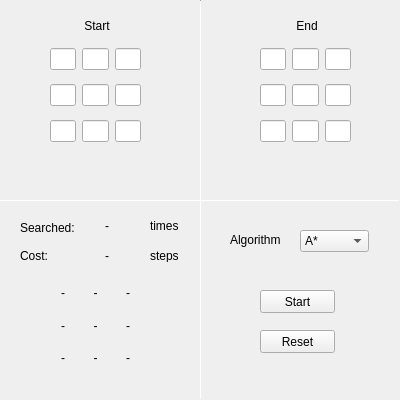
<?xml version="1.0" encoding="UTF-8"?>
<ui version="4.0">
 <class>MainWindow</class>
 <widget class="QMainWindow" name="MainWindow">
  <property name="geometry">
   <rect>
    <x>0</x>
    <y>0</y>
    <width>400</width>
    <height>400</height>
   </rect>
  </property>
  <property name="sizePolicy">
   <sizepolicy hsizetype="Preferred" vsizetype="Preferred">
    <horstretch>0</horstretch>
    <verstretch>0</verstretch>
   </sizepolicy>
  </property>
  <property name="minimumSize">
   <size>
    <width>400</width>
    <height>400</height>
   </size>
  </property>
  <property name="maximumSize">
   <size>
    <width>400</width>
    <height>400</height>
   </size>
  </property>
  <property name="windowTitle">
   <string>EightDigitProblem</string>
  </property>
  <widget class="QWidget" name="centralwidget">
   <widget class="QWidget" name="StartInputWidget" native="true">
    <property name="geometry">
     <rect>
      <x>50</x>
      <y>40</y>
      <width>91</width>
      <height>111</height>
     </rect>
    </property>
    <layout class="QGridLayout" name="gridLayout">
     <item row="0" column="0">
      <widget class="QLineEdit" name="start0">
       <property name="maxLength">
        <number>1</number>
       </property>
       <property name="alignment">
        <set>Qt::AlignCenter</set>
       </property>
      </widget>
     </item>
     <item row="0" column="1">
      <widget class="QLineEdit" name="start1">
       <property name="maxLength">
        <number>1</number>
       </property>
       <property name="alignment">
        <set>Qt::AlignCenter</set>
       </property>
      </widget>
     </item>
     <item row="0" column="2">
      <widget class="QLineEdit" name="start2">
       <property name="maxLength">
        <number>1</number>
       </property>
       <property name="alignment">
        <set>Qt::AlignCenter</set>
       </property>
      </widget>
     </item>
     <item row="1" column="0">
      <widget class="QLineEdit" name="start3">
       <property name="maxLength">
        <number>1</number>
       </property>
       <property name="alignment">
        <set>Qt::AlignCenter</set>
       </property>
      </widget>
     </item>
     <item row="1" column="1">
      <widget class="QLineEdit" name="start4">
       <property name="maxLength">
        <number>1</number>
       </property>
       <property name="alignment">
        <set>Qt::AlignCenter</set>
       </property>
      </widget>
     </item>
     <item row="1" column="2">
      <widget class="QLineEdit" name="start5">
       <property name="maxLength">
        <number>1</number>
       </property>
       <property name="alignment">
        <set>Qt::AlignCenter</set>
       </property>
      </widget>
     </item>
     <item row="2" column="0">
      <widget class="QLineEdit" name="start6">
       <property name="maxLength">
        <number>1</number>
       </property>
       <property name="alignment">
        <set>Qt::AlignCenter</set>
       </property>
      </widget>
     </item>
     <item row="2" column="1">
      <widget class="QLineEdit" name="start7">
       <property name="maxLength">
        <number>1</number>
       </property>
       <property name="alignment">
        <set>Qt::AlignCenter</set>
       </property>
      </widget>
     </item>
     <item row="2" column="2">
      <widget class="QLineEdit" name="start8">
       <property name="maxLength">
        <number>1</number>
       </property>
       <property name="alignment">
        <set>Qt::AlignCenter</set>
       </property>
      </widget>
     </item>
    </layout>
   </widget>
   <widget class="QWidget" name="EndInputWidget" native="true">
    <property name="geometry">
     <rect>
      <x>260</x>
      <y>40</y>
      <width>91</width>
      <height>111</height>
     </rect>
    </property>
    <layout class="QGridLayout" name="gridLayout_2">
     <item row="0" column="0">
      <widget class="QLineEdit" name="end0">
       <property name="maxLength">
        <number>1</number>
       </property>
       <property name="alignment">
        <set>Qt::AlignCenter</set>
       </property>
      </widget>
     </item>
     <item row="0" column="1">
      <widget class="QLineEdit" name="end1">
       <property name="maxLength">
        <number>1</number>
       </property>
       <property name="alignment">
        <set>Qt::AlignCenter</set>
       </property>
      </widget>
     </item>
     <item row="0" column="2">
      <widget class="QLineEdit" name="end2">
       <property name="maxLength">
        <number>1</number>
       </property>
       <property name="alignment">
        <set>Qt::AlignCenter</set>
       </property>
      </widget>
     </item>
     <item row="1" column="0">
      <widget class="QLineEdit" name="end3">
       <property name="maxLength">
        <number>1</number>
       </property>
       <property name="alignment">
        <set>Qt::AlignCenter</set>
       </property>
      </widget>
     </item>
     <item row="1" column="1">
      <widget class="QLineEdit" name="end4">
       <property name="maxLength">
        <number>1</number>
       </property>
       <property name="alignment">
        <set>Qt::AlignCenter</set>
       </property>
      </widget>
     </item>
     <item row="1" column="2">
      <widget class="QLineEdit" name="end5">
       <property name="maxLength">
        <number>1</number>
       </property>
       <property name="alignment">
        <set>Qt::AlignCenter</set>
       </property>
      </widget>
     </item>
     <item row="2" column="0">
      <widget class="QLineEdit" name="end6">
       <property name="maxLength">
        <number>1</number>
       </property>
       <property name="alignment">
        <set>Qt::AlignCenter</set>
       </property>
      </widget>
     </item>
     <item row="2" column="1">
      <widget class="QLineEdit" name="end7">
       <property name="maxLength">
        <number>1</number>
       </property>
       <property name="alignment">
        <set>Qt::AlignCenter</set>
       </property>
      </widget>
     </item>
     <item row="2" column="2">
      <widget class="QLineEdit" name="end8">
       <property name="maxLength">
        <number>1</number>
       </property>
       <property name="alignment">
        <set>Qt::AlignCenter</set>
       </property>
      </widget>
     </item>
    </layout>
   </widget>
   <widget class="Line" name="line">
    <property name="geometry">
     <rect>
      <x>0</x>
      <y>200</y>
      <width>400</width>
      <height>1</height>
     </rect>
    </property>
    <property name="orientation">
     <enum>Qt::Horizontal</enum>
    </property>
   </widget>
   <widget class="Line" name="line_2">
    <property name="geometry">
     <rect>
      <x>200</x>
      <y>0</y>
      <width>1</width>
      <height>400</height>
     </rect>
    </property>
    <property name="orientation">
     <enum>Qt::Vertical</enum>
    </property>
   </widget>
   <widget class="QLabel" name="StartLabel">
    <property name="geometry">
     <rect>
      <x>70</x>
      <y>20</y>
      <width>54</width>
      <height>12</height>
     </rect>
    </property>
    <property name="text">
     <string>Start</string>
    </property>
    <property name="textFormat">
     <enum>Qt::AutoText</enum>
    </property>
    <property name="alignment">
     <set>Qt::AlignCenter</set>
    </property>
   </widget>
   <widget class="QLabel" name="EndLabel">
    <property name="geometry">
     <rect>
      <x>280</x>
      <y>20</y>
      <width>54</width>
      <height>12</height>
     </rect>
    </property>
    <property name="text">
     <string>End</string>
    </property>
    <property name="textFormat">
     <enum>Qt::AutoText</enum>
    </property>
    <property name="alignment">
     <set>Qt::AlignCenter</set>
    </property>
   </widget>
   <widget class="QPushButton" name="startButton">
    <property name="geometry">
     <rect>
      <x>260</x>
      <y>290</y>
      <width>75</width>
      <height>23</height>
     </rect>
    </property>
    <property name="text">
     <string>Start</string>
    </property>
   </widget>
   <widget class="QPushButton" name="resetButton">
    <property name="geometry">
     <rect>
      <x>260</x>
      <y>330</y>
      <width>75</width>
      <height>23</height>
     </rect>
    </property>
    <property name="text">
     <string>Reset</string>
    </property>
   </widget>
   <widget class="QWidget" name="widget" native="true">
    <property name="geometry">
     <rect>
      <x>50</x>
      <y>280</y>
      <width>91</width>
      <height>91</height>
     </rect>
    </property>
    <layout class="QGridLayout" name="gridLayout_3">
     <item row="0" column="3">
      <widget class="QLabel" name="output2">
       <property name="text">
        <string>-</string>
       </property>
       <property name="alignment">
        <set>Qt::AlignCenter</set>
       </property>
      </widget>
     </item>
     <item row="0" column="0">
      <widget class="QLabel" name="output0">
       <property name="text">
        <string>-</string>
       </property>
       <property name="alignment">
        <set>Qt::AlignCenter</set>
       </property>
      </widget>
     </item>
     <item row="1" column="3">
      <widget class="QLabel" name="output5">
       <property name="text">
        <string>-</string>
       </property>
       <property name="alignment">
        <set>Qt::AlignCenter</set>
       </property>
      </widget>
     </item>
     <item row="0" column="1">
      <widget class="QLabel" name="output1">
       <property name="text">
        <string>-</string>
       </property>
       <property name="alignment">
        <set>Qt::AlignCenter</set>
       </property>
      </widget>
     </item>
     <item row="1" column="0">
      <widget class="QLabel" name="output3">
       <property name="text">
        <string>-</string>
       </property>
       <property name="alignment">
        <set>Qt::AlignCenter</set>
       </property>
      </widget>
     </item>
     <item row="2" column="0">
      <widget class="QLabel" name="output6">
       <property name="text">
        <string>-</string>
       </property>
       <property name="alignment">
        <set>Qt::AlignCenter</set>
       </property>
      </widget>
     </item>
     <item row="2" column="1">
      <widget class="QLabel" name="output7">
       <property name="text">
        <string>-</string>
       </property>
       <property name="alignment">
        <set>Qt::AlignCenter</set>
       </property>
      </widget>
     </item>
     <item row="1" column="1">
      <widget class="QLabel" name="output4">
       <property name="text">
        <string>-</string>
       </property>
       <property name="alignment">
        <set>Qt::AlignCenter</set>
       </property>
      </widget>
     </item>
     <item row="2" column="3">
      <widget class="QLabel" name="output8">
       <property name="text">
        <string>-</string>
       </property>
       <property name="alignment">
        <set>Qt::AlignCenter</set>
       </property>
      </widget>
     </item>
    </layout>
   </widget>
   <widget class="QLabel" name="Searched">
    <property name="geometry">
     <rect>
      <x>20</x>
      <y>220</y>
      <width>61</width>
      <height>16</height>
     </rect>
    </property>
    <property name="text">
     <string>Searched:</string>
    </property>
   </widget>
   <widget class="QLabel" name="Cost">
    <property name="geometry">
     <rect>
      <x>20</x>
      <y>250</y>
      <width>54</width>
      <height>12</height>
     </rect>
    </property>
    <property name="text">
     <string>Cost:</string>
    </property>
   </widget>
   <widget class="QLabel" name="searchTimeCnt">
    <property name="geometry">
     <rect>
      <x>80</x>
      <y>220</y>
      <width>54</width>
      <height>12</height>
     </rect>
    </property>
    <property name="text">
     <string>-</string>
    </property>
    <property name="alignment">
     <set>Qt::AlignCenter</set>
    </property>
   </widget>
   <widget class="QLabel" name="costStepCnt">
    <property name="geometry">
     <rect>
      <x>80</x>
      <y>250</y>
      <width>54</width>
      <height>12</height>
     </rect>
    </property>
    <property name="text">
     <string>-</string>
    </property>
    <property name="alignment">
     <set>Qt::AlignCenter</set>
    </property>
   </widget>
   <widget class="QLabel" name="times">
    <property name="geometry">
     <rect>
      <x>150</x>
      <y>220</y>
      <width>54</width>
      <height>12</height>
     </rect>
    </property>
    <property name="text">
     <string>times</string>
    </property>
   </widget>
   <widget class="QLabel" name="steps">
    <property name="geometry">
     <rect>
      <x>150</x>
      <y>250</y>
      <width>54</width>
      <height>12</height>
     </rect>
    </property>
    <property name="text">
     <string>steps</string>
    </property>
   </widget>
   <widget class="QComboBox" name="algorithmSelect">
    <property name="geometry">
     <rect>
      <x>300</x>
      <y>230</y>
      <width>69</width>
      <height>22</height>
     </rect>
    </property>
    <item>
     <property name="text">
      <string>A*</string>
     </property>
    </item>
    <item>
     <property name="text">
      <string>BFS</string>
     </property>
    </item>
   </widget>
   <widget class="QLabel" name="Algorithm">
    <property name="geometry">
     <rect>
      <x>230</x>
      <y>230</y>
      <width>71</width>
      <height>20</height>
     </rect>
    </property>
    <property name="text">
     <string>Algorithm</string>
    </property>
   </widget>
  </widget>
 </widget>
 <resources/>
 <connections/>
</ui>
